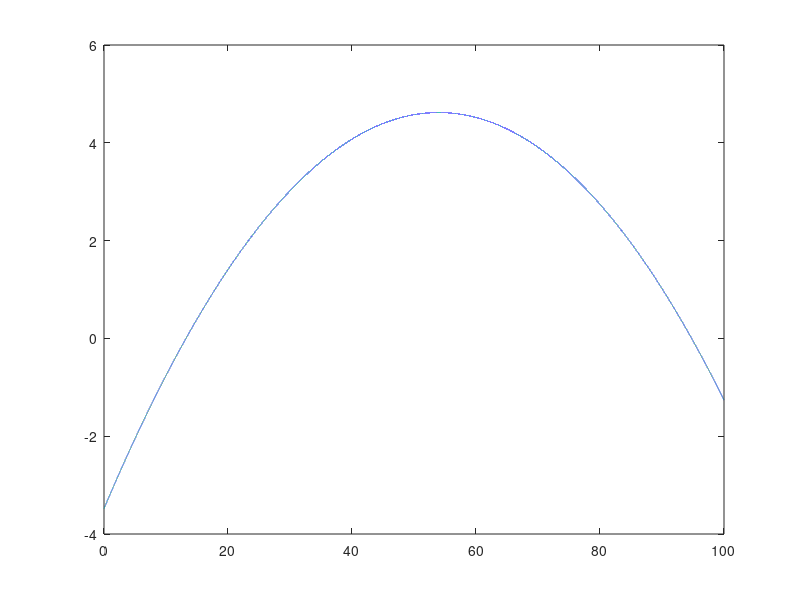

This chart was generated by the following MATLAB code:
% Givna konstanter
r = 0.3;
K = 108;
R_m = 0.7;
alpha = 5.7;
Z = 5;

f = @(P) r.*P.*(1 - P./K) - R_m.*Z.*(P.^2)/(alpha.^2 + P.^2); 

% Plotting fixpoint_iter
x = linspace(0, 100, 100000);
plot(x, f(x));

% startgissning = 13 (1)
start_guess = 90;
% startgissning = 95 (2)
% start_guess = 95;

fixpoint_iter = @(P) P + 2.*r.*P.*(1 - (P/K)) - 2.*R_m.*Z.*(P.^2)./(alpha.^2 + P.^2); 
tol = 1e-10;
diff = 1;
curr_iter = fixpoint_iter(start_guess);
fprintf("startgissning: %d\n", start_guess)

while diff > tol
    next_iter = fixpoint_iter(curr_iter);
    diff = abs(next_iter - curr_iter);
    fprintf('%.16e\n', next_iter);
    curr_iter = next_iter;
end
